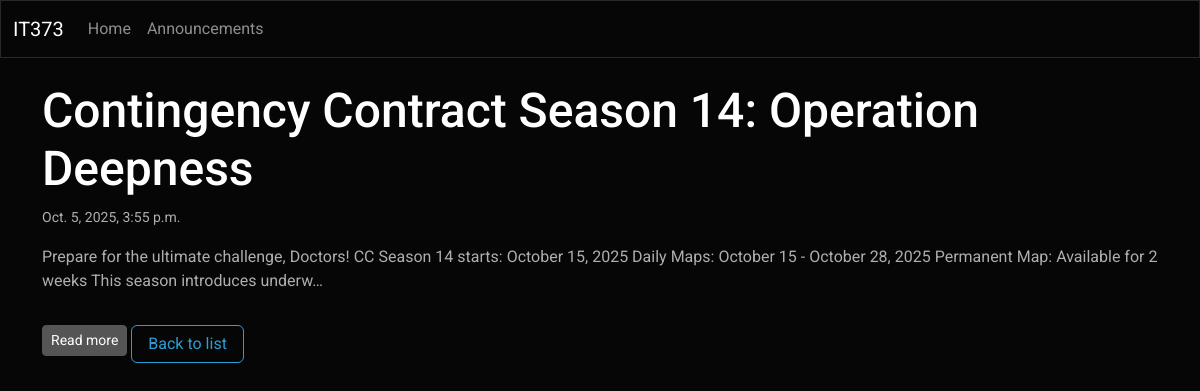
The page /announcements/3/ on the database its author committed.
### details/models.py (models this page shows, shortened)
class Announcement(models.Model):
    title = models.CharField(max_length=200)
    content = models.TextField()
    date_posted = models.DateTimeField(auto_now_add=True)

### details/views.py (the view)
# urls.py: path('announcements/<int:pk>/', views.announcement_detail, name='announcement_detail'),
def announcement_detail(request, pk):
    announcement = get_object_or_404(Announcement, pk=pk)
    return render(request, 'details/announcement_detail.html', {'announcement': announcement})

### details/templates/details/announcement_detail.html (shortened to what this page needs)
{% extends 'details/base.html' %}
{% block content %}
<h2>{{ announcement.title }}</h2>
<p><small>{{ announcement.date_posted }}</small></p>
<p id="short-content">{{ announcement.content|truncatechars:200 }}</p>
<button id="toggle-btn" class="btn btn-secondary btn-sm mt-2">Read more</button>
<a href="/announcements/" class="btn btn-outline-primary mt-3">Back to list</a>
{% endblock %}

### rows shown on the page
Announcement: title "Contingency Contract Season 14: Operation Deepness", date_posted "Oct. 5, 2025, 3:55 p.m.", content "Prepare for the ultimate challenge, Doctors! CC Season 14 starts: October 15, 2025 Daily Maps: October 15 - October 28, 2025 Permanent Map: Available for 2 weeks This season introduces underw…"
